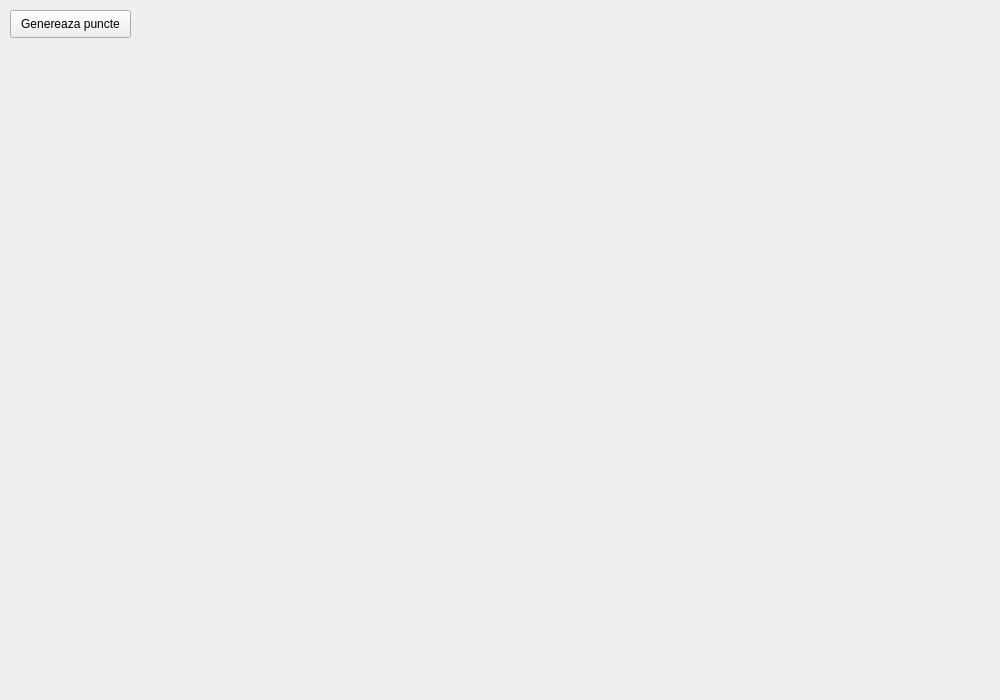
<?xml version="1.0" encoding="UTF-8"?>
<ui version="4.0">
 <class>MainWindow</class>
 <widget class="QMainWindow" name="MainWindow">
  <property name="geometry">
   <rect>
    <x>0</x>
    <y>0</y>
    <width>1000</width>
    <height>700</height>
   </rect>
  </property>
  <property name="windowTitle">
   <string>MainWindow</string>
  </property>
  <widget class="QWidget" name="centralWidget">
   <widget class="QPushButton" name="pushButton">
    <property name="geometry">
     <rect>
      <x>10</x>
      <y>10</y>
      <width>121</width>
      <height>28</height>
     </rect>
    </property>
    <property name="text">
     <string>Genereaza puncte</string>
    </property>
   </widget>
  </widget>
 </widget>
 <layoutdefault spacing="6" margin="11"/>
 <resources/>
 <connections/>
</ui>
